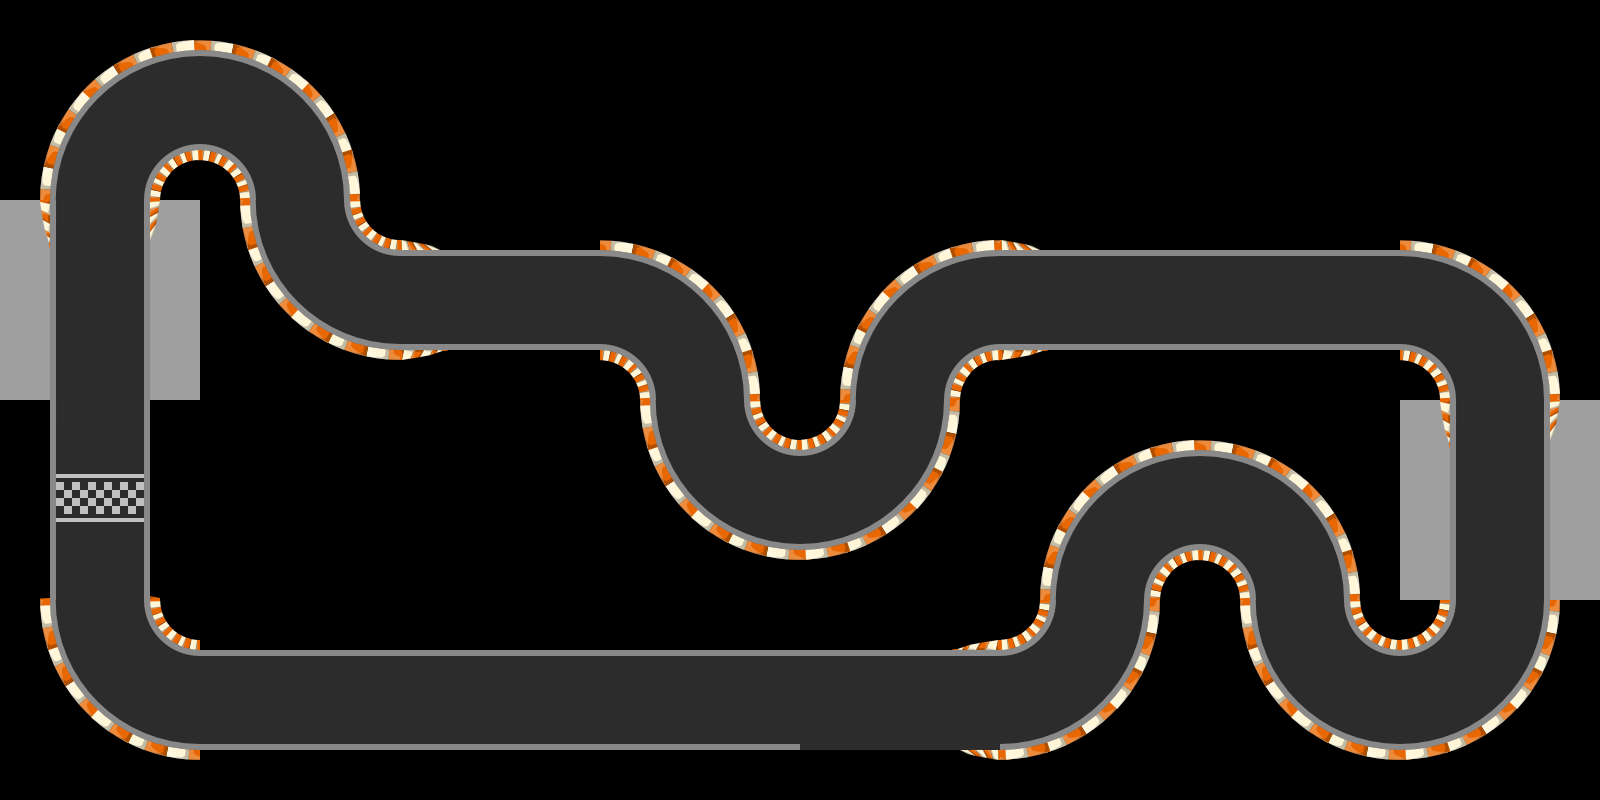

A level layout from a 2D game, rendered from its tile map. Below: a short description, then the map file with tile-grid data replaced by summaries:
An orthogonal 8x4 tile map with 200x200 px tiles, 1 tile layer (Tile Layer 1).

<map version="1.0" orientation="orthogonal" width="8" height="4" tilewidth="200" tileheight="200">
 <tileset firstgid="1" name="200px" tilewidth="200" tileheight="200">
  <image source="../marc_tiles/tileset200.png" trans="ff00ff" width="1400" height="400" />
 </tileset>
 <layer name="Tile Layer 1" width="8" height="4">
  <data>[32 cells, 24 non-empty, 9 distinct tile ids]</data>
 </layer>
</map>